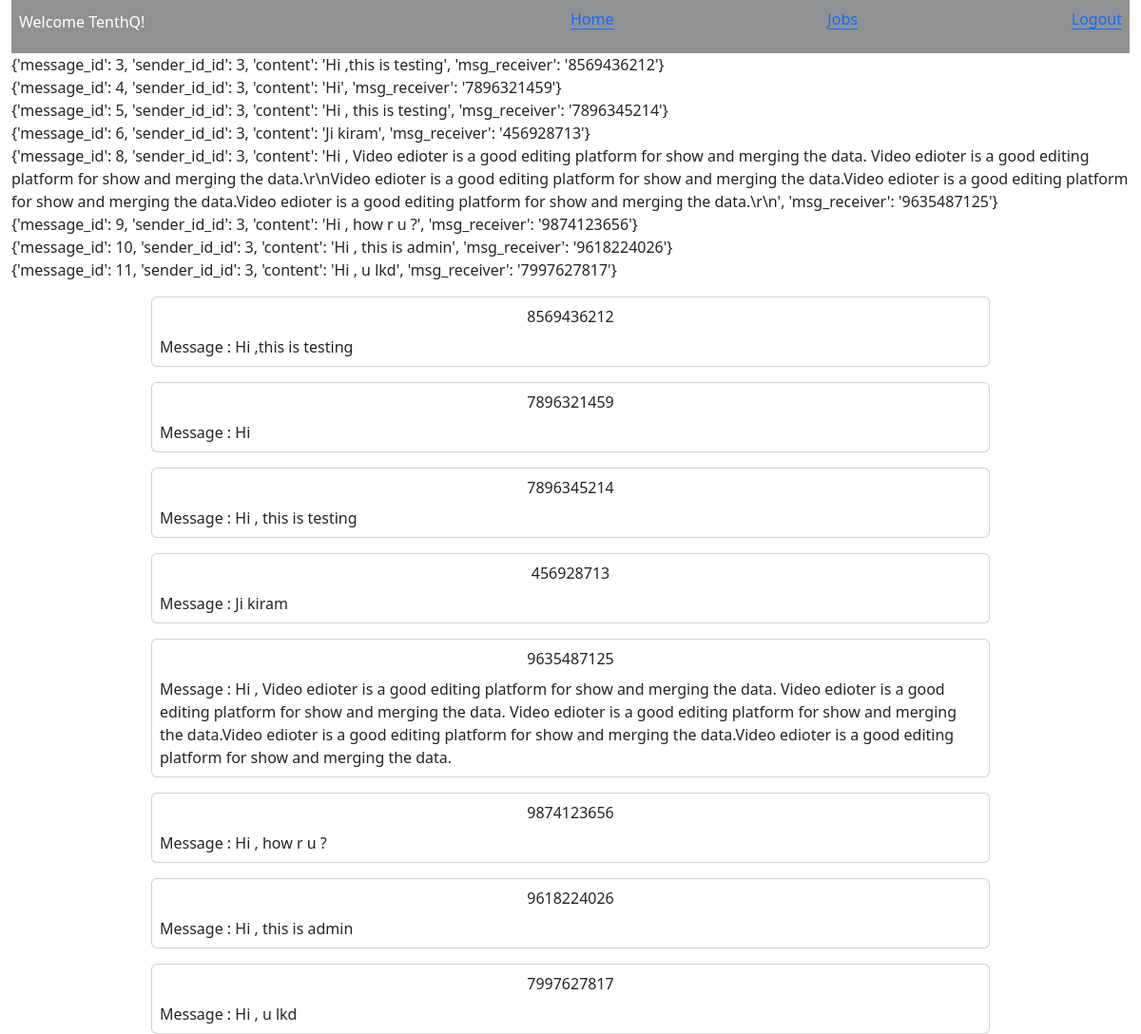
The app's page /viewchat/ (signed in), older data.
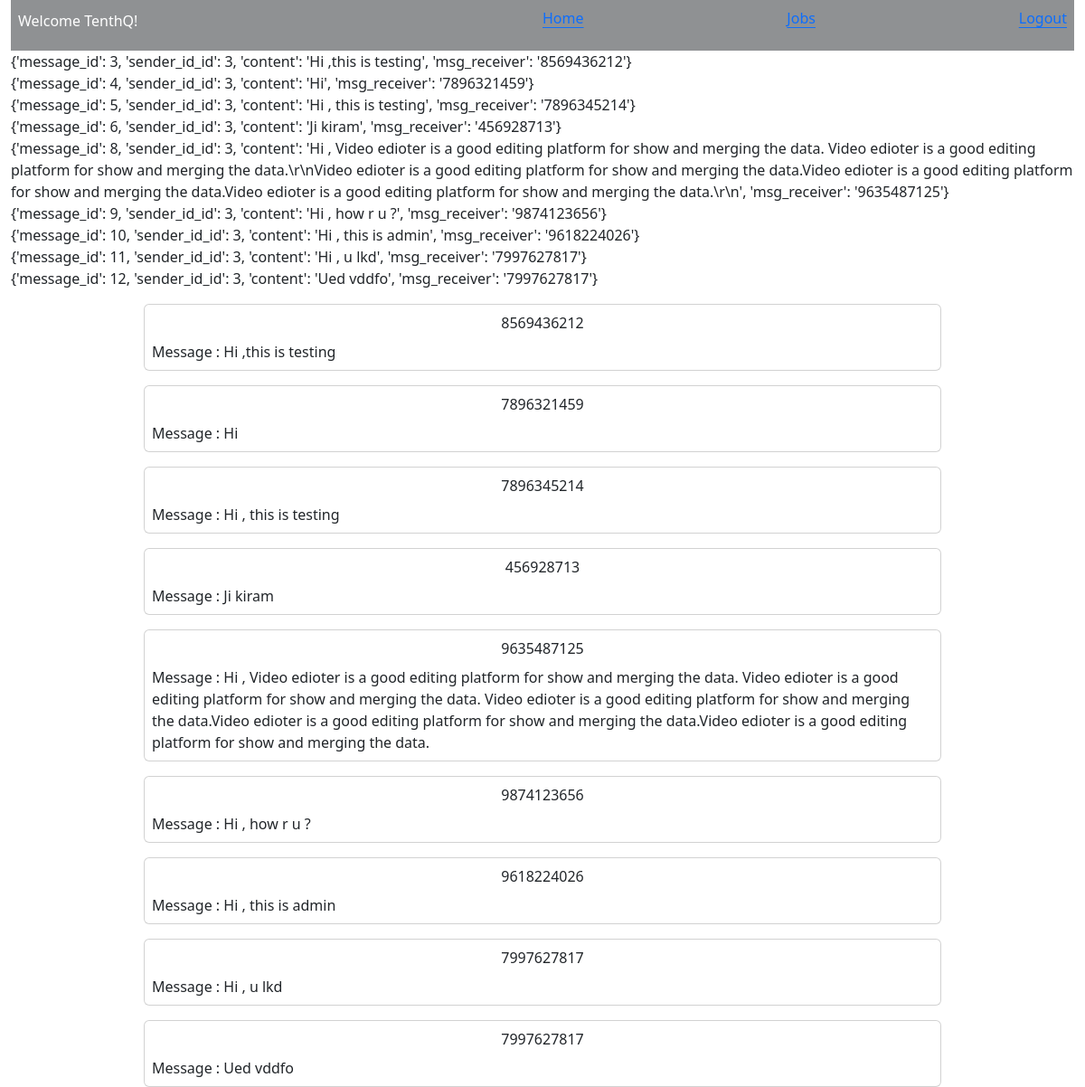
The same page, newer data.
### business/models.py (models this page shows, shortened)
class Chat(models.Model):
    message_id = models.AutoField(primary_key=True)
    sender_id = models.ForeignKey(User, on_delete=models.CASCADE)
    content = models.TextField(max_length=255)
    msg_receiver = models.CharField(max_length=60)

### business/views.py (the view)
# urls.py: path('viewchat/', display_chat, name="viewchat"),
@login_required
def display_chat(request):
    chat = Chat.objects.filter(sender_id=request.user).values()
    return render(request, "displaychat.html", {"messages": chat})

### business/templates/displaychat.html (shortened to what this page needs)
{% extends "base.html" %}
{% block name %}
    Welcome {{ user.username}}!
{% endblock  %}
{% block content %}
    <div class="w-sm-75 w-75">
        {% for message in messages %}
        <div class="card mt-3 p-2">
            <p class="card-title text-center">{{ message.msg_receiver }}</p>
            <p class="card-text"><bold class="text-underline">Message : </bold>{{ message.content }}</p>
        </div>
        {% endfor %}
    </div>
{% endblock  %}

### business/templates/base.html (shortened to what this page needs)
<!DOCTYPE HTML>
<html lang="en">
    <head>
        <link href="https://cdn.jsdelivr.net/npm/bootstrap@5.3.0/dist/css/bootstrap.min.css" rel="stylesheet">
    </head>
    <body class="container-fluid m-0">
        {% load bootstrap5 %}
        <nav class="d-flex flex-row justify-content-between align-items-center bg-dark p-2 bg-opacity-50 text-white text-center w-auto">
            <h6 class="navbar-brand align-sm-self-flex-start">{% block name %}{% endblock %}</h6>
            <div class="d-flex flex-column flex-sm-column flex-md-row justify-content-between align-items-center w-50">
                <p class="link-light link-offset-2 link-underline-opacity-25 link-underline-opacity-100-hover"><a href="{% url 'profile' %}">Home</a></p>
                <p class="link-light link-offset-2 link-underline-opacity-25 link-underline-opacity-100-hover"><a href="{% url 'jobs' %}">Jobs</a></p>
                <p class="link-light link-offset-2 link-underline-opacity-25 link-underline-opacity-100-hover"><a href="{% url 'logout' %}">Logout</a></p>
            </div>
        </nav>
        <main class="d-flex flex-column justify-content-center align-items-center w-90">
            {% if messages %}
            <div id="messageContainers" class="w-auto">
                {% for message in messages %}
                    <div {% if message.tags %}class="alert alert-{{message.tags}}"{% endif %} role="alert">{{ message }}</div>
                {% endfor %}
            </div>
            {% endif %}
            {% block content %}
            {% endblock %}
        </main>
    </body>
</html>

Row changes from the older to the newer data that the page shows:
added Chat: message "{'message_id': 12, 'sender_id_id': 3, 'content': 'Ued vddfo', 'msg_receiver': '7997627817'}", msg_receiver "7997627817", content "Ued vddfo"
